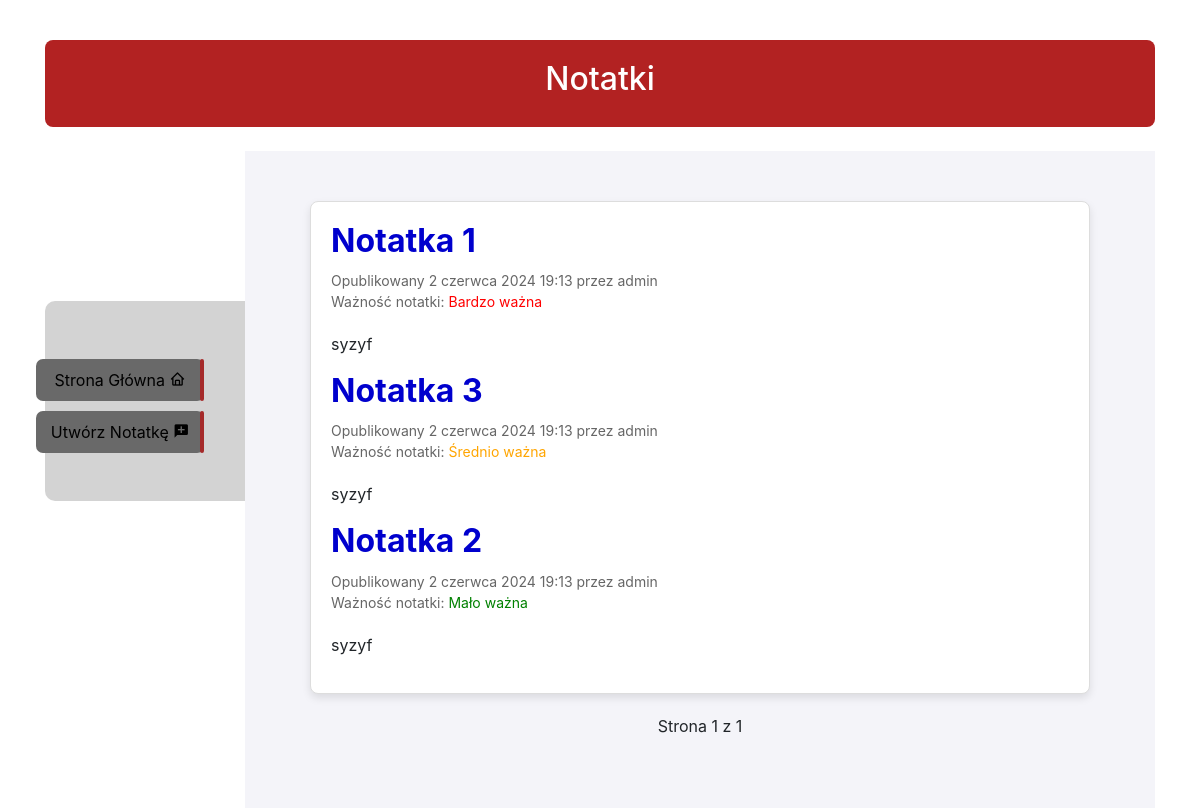
The app's page /, older data.
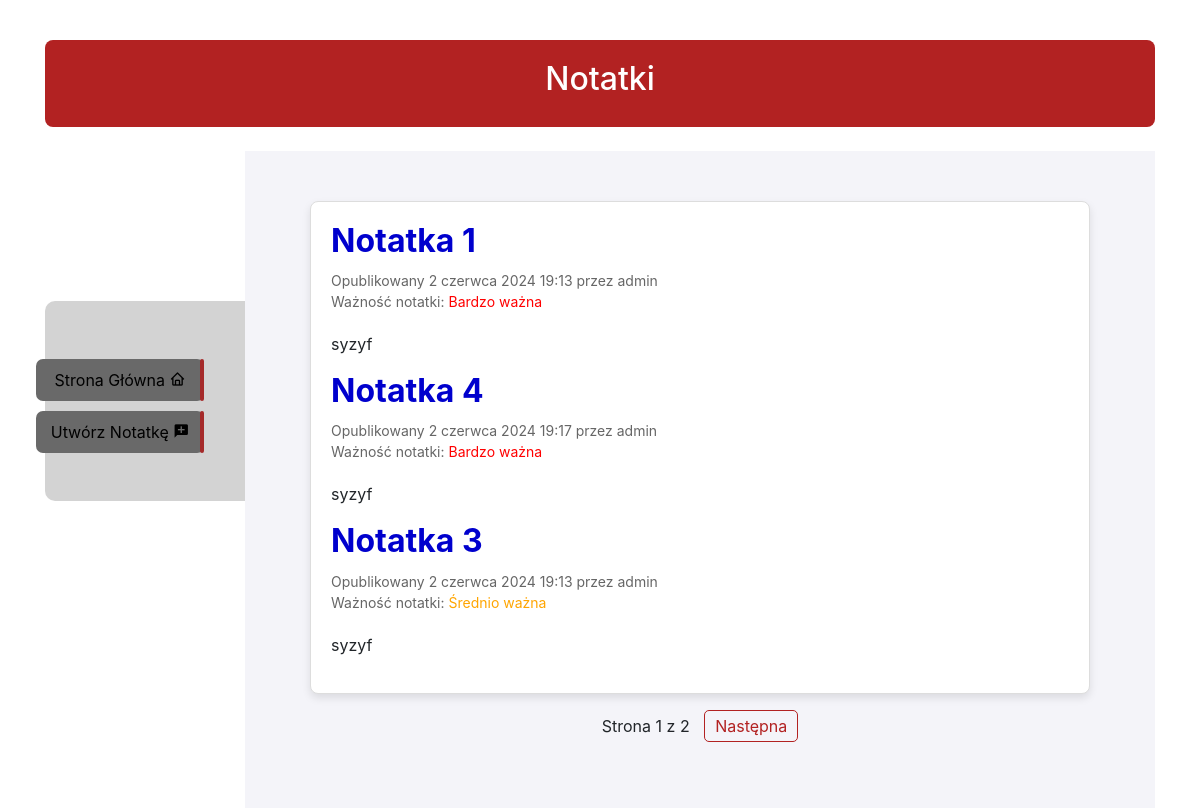
The same page, newer data.
### notatki/models.py (models this page shows, shortened)
class Note(models.Model):
    objects = models.Manager()
    published = PublishedManager()
    title = models.CharField(max_length=250)
    body = models.TextField()
    PRIORITY_CHOICES = (
        ('1_high', "Bardzo ważne"),
        ('2_medium', "Średnio ważne"),
        ('3_low', "Mało ważne")
    )
    priority = models.CharField(max_length=10, choices=PRIORITY_CHOICES,
                                default='medium')
    publish = models.DateTimeField(default=timezone.now)
    created = models.DateTimeField(auto_now_add=True)
    updated = models.DateTimeField(auto_now=True)
    STATUS_CHOICES = (
        ('draft', 'Draft'),
        ('published', 'Opublikowany')
    )
    status = models.CharField(max_length=10, choices=STATUS_CHOICES,
                              default='published')
    slug = models.SlugField(max_length=250, unique_for_date='publish')
    author = models.ForeignKey(User, on_delete=models.CASCADE, related_name='blog_posts')
    class Meta:
        ordering = ('-publish',)
    def get_absolute_url(self):
        return reverse('notatki:note_detail', args=[self.publish.year,
                                                    self.publish.month,
                                                    self.publish.day,
                                                    self.slug])
    class Meta:
        ordering = ('created',)

### notatki/views.py (the view)
# urls.py: path('', views.NoteListView.as_view(), name='note_list'),
class NoteListView(ListView):
    queryset = Note.published.all().order_by('priority')
    context_object_name = 'notes'
    paginate_by = 3
    template_name = 'notatki/post/list.html'

### notatki/templates/notatki/post/list.html (shortened to what this page needs)
{% extends "notatki/base.html" %}
{% block content %}
    <div class="main-container">
    <div class="navbar">
        <ul>
            <a href="/"><li>Strona Główna  <i class='bx bx-home'></i></li></a>
            <a href="create"><li>Utwórz Notatkę <i class='bx bxs-comment-add'></i></li></a>
        </ul>
    </div>
<div class="note-main">
    <div class="container">
        <div class="notes">
            {% for note in notes %}
            <h2><a href="{{ note.get_absolute_url }}">{{ note.title }}</a></h2>
            <p class="date">
                Opublikowany {{ note.publish }} przez {{ note.author }}<br>
                Ważność notatki:
                {% if note.priority == "3_low" %}
                    <span style="color: green;">Mało ważna</span>
                {% elif note.priority == "2_medium" %}
                    <span style="color: orange;">Średnio ważna</span>
                {% else %}
                    <span style="color: red;">Bardzo ważna</span>
                {% endif %}
            </p>
            {{ note.body|truncatewords:30|linebreaks }}
            {% endfor %}
        </div>
    {% include "notatki/pagination.html" with page=page_obj %}
{% endblock %}

Row changes from the older to the newer data that the page shows:
no longer on this page (row unchanged): Note: title "Notatka 2", publish "2 czerwca 2024 19:13", author "admin", priority "Mało ważna", body "syzyf"
added Note: title "Notatka 4", publish "2 czerwca 2024 19:17", author "admin", priority "Bardzo ważna", body "syzyf"
Text that changed along with them:
{{ page.paginator.num_pages }}: "1" → "2"
text now shown: "Następna"
